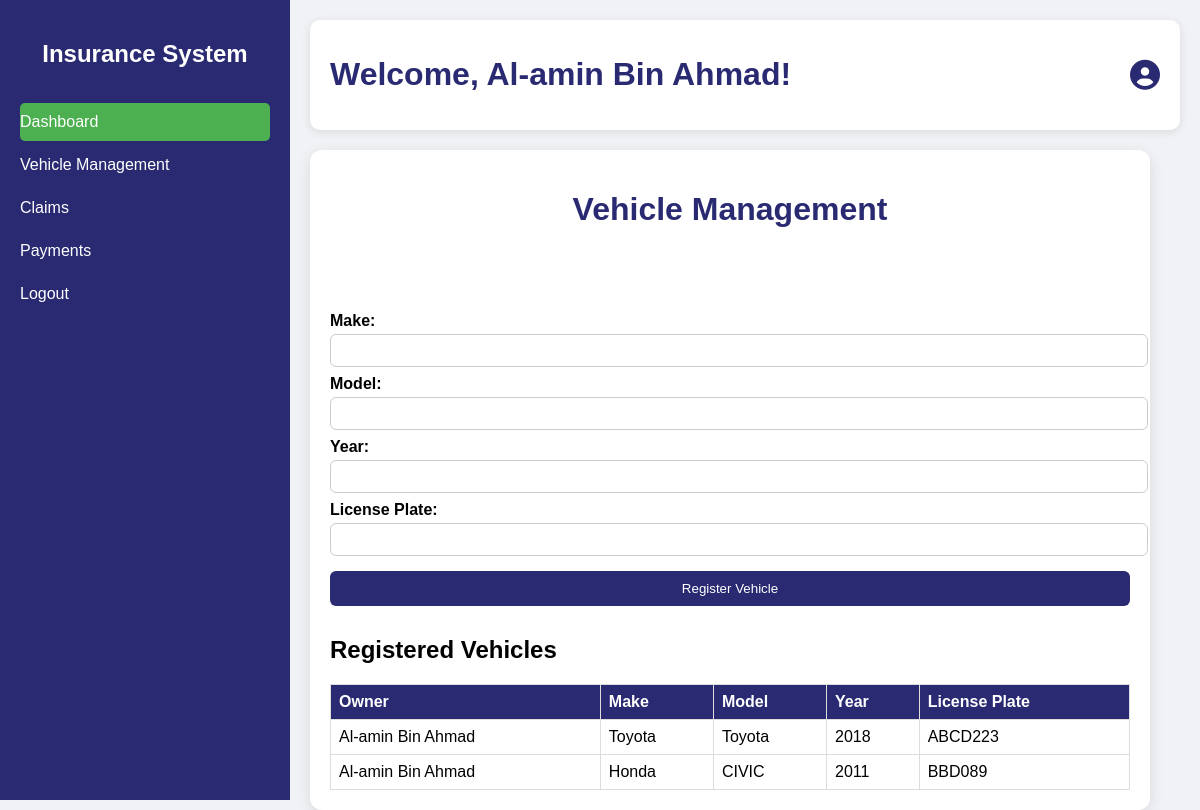
The app's page /vehicle/ (signed in) with its own data.
### CIApp/models.py (models this page shows, shortened)
class Vehicle(models.Model):
    owner = models.ForeignKey(User, on_delete=models.CASCADE)
    make = models.CharField(max_length=100)
    model = models.CharField(max_length=100)
    year = models.PositiveIntegerField()
    license_plate = models.CharField(max_length=20, unique=True)

### CIApp/views.py (the view, shortened to what this page needs)
# urls.py: path('vehicle/', views.vehicle, name="vehicle"),
@login_required(login_url='/login')
def vehicle(request):
    current_user = request.user
    vehicles =  Vehicle.objects.all()
    user_vehicles = Vehicle.objects.filter(owner=request.user)
    users = User.objects.filter(is_superuser=False)
    context = {
        'vehicles': vehicles,
        "user": current_user,
        "users": users,
        "user_vehicles": user_vehicles
    }
    return render(request, 'vehicles.html', context)

### templates/vehicles.html (shortened to what this page needs)
{% extends "base.html" %}
{% load static %}
{% block Css %}
<link rel="stylesheet" href="{% static 'css/vehicle.css' %}">
<link rel="stylesheet" href="{% static 'css/error-success.css' %}">
{% endblock %}
{% block content %}
<div class="vehicle-container">
    <header>
        <h1>Vehicle Management</h1>
    </header>
    <br><br><br>
    <form method="POST" class="vehicle-form" id="addVehicle">
        <label for="make">Make:</label>
        <input type="text" id="make" name="make" required>
        <label for="model">Model:</label>
        <input type="text" id="model" name="model" required>
        <label for="year">Year:</label>
        <input type="number" id="year" name="year" min="1900" max="2025" required>
        <label for="license_plate">License Plate:</label>
        <input type="text" id="license_plate" name="license_plate" required>
        <button type="submit" class="btn-submit">Register Vehicle</button>
    </form>
    {% if user.is_superuser %}
    <div class="vehicle-list">
        <h2>Registered Vehicles</h2>
        <table>
            <thead>
                <tr>
                    <th>Owner</th>
                    <th>Make</th>
                    <th>Model</th>
                    <th>Year</th>
                    <th>License Plate</th>
                </tr>
            </thead>
            <tbody>
                {% if vehicles %}
                {% for vehicle in vehicles %}
                <tr>
                    <td>{{vehicle.owner.first_name}}</td>
                    <td>{{vehicle.make}}</td>
                    <td>{{vehicle.model}}</td>
                    <td>{{vehicle.year}}</td>
                    <td>{{vehicle.license_plate}}</td>
                </tr>
                {% endfor %}
                {% else %}
                <tr>
                    <td>No data</td>
                    <td>No data</td>
                    <td>No data</td>
                    <td>No data</td>
                    <td>No data</td>
                </tr>
                {% endif %}
            </tbody>
        </table>
    </div>
    {% else %}
    <div class="vehicle-list">
        <h2>Registered Vehicles</h2>
        <table>
            <thead>
                <tr>
                    <th>Owner</th>
                    <th>Make</th>
                    <th>Model</th>
                    <th>Year</th>
                    <th>License Plate</th>
                </tr>
            </thead>
            <tbody>
                {% if user_vehicles %}
                {% for vehicle in user_vehicles %}
                <tr>
                    <td>{{vehicle.owner.first_name}}</td>
                    <td>{{vehicle.make}}</td>
                    <td>{{vehicle.model}}</td>
                    <td>{{vehicle.year}}</td>
                    <td>{{vehicle.license_plate}}</td>
                </tr>
                {% endfor %}
                {% endif %}
            </tbody>
        </table>
    </div>
    {% endif %}
</div>
{% endblock %}

### templates/base.html (shortened to what this page needs)
{% load static %}
<!DOCTYPE html>
<html lang="en">
<head>
    <link rel="stylesheet" href="{% static 'css/dash.css' %}">
    <link rel="stylesheet" href="{% static 'fontawesome-free/css/all.min.css' %}">
    {% block Css %}{% endblock %}
</head>
<body>
    <div class="dashboard-container">
        <aside class="sidebar">
            <h2>Insurance System</h2>
            <nav>
                <a href="/dash/" class="active">Dashboard</a>
                <a href="/vehicle/">Vehicle Management</a>
                <a href="/claims/">Claims</a>
                <a href="/view-payments/">Payments</a>
                <a href="/logout/">Logout</a>
            </nav>
        </aside>
        <main class="main-content">
            <header class="dashboard-header">
                {% if not user.is_superuser %}
                <h1>Welcome, {{user.first_name}}!</h1>
                {% else %}
                <h1>Welcome, {{user.email}}!</h1>
                {% endif %}
                <div class="user-info">
                    <i class="fa fa-user-circle" style="font-size: 30px;"></i>
                </div>
            </header>
            {% block content %}{% endblock %}
        </main>
    </div>
</body>
</html>

### static/css/dash.css (style rules this page uses)
body { display: flex; height: 100vh; margin: 0; font-family: Arial, sans-serif; background-color: #f0f2f5; }
.dashboard-container { display: flex; width: 100%; }
.sidebar { width: 250px; background-color: #2A2A72; color: #fff; display: flex; flex-direction: column; padding: 20px; }
.sidebar h2 { text-align: center; margin-bottom: 30px; }
.sidebar nav a { display: block; color: #fff; text-decoration: none; padding: 10px 0; margin: 5px 0; border-radius: 5px; transition: background 0.3s ease; }
.sidebar nav a.active, .sidebar nav a:hover { background-color: #4CAF50; }
.main-content { flex: 1; padding: 20px; }
.dashboard-header { display: flex; justify-content: space-between; align-items: center; background-color: #fff; padding: 15px 20px; border-radius: 10px; box-shadow: 0 2px 10px rgba(0, 0, 0, 0.1); margin-bottom: 20px; }

### static/css/vehicle.css (style rules this page uses)
.vehicle-container { background-color: #fff; border-radius: 12px; box-shadow: 0 4px 15px rgba(0, 0, 0, 0.1); width: 100%; max-width: 800px; padding: 20px; }
header { text-align: center; color: #2A2A72; margin-bottom: 20px; }
.vehicle-form label { display: block; margin: 8px 0 4px; font-weight: bold; }
.vehicle-form input, .vehicle-form select { width: 100%; padding: 8px; border: 1px solid #ccc; border-radius: 6px; outline: none; }
.btn-submit { background-color: #2A2A72; color: #fff; border: none; border-radius: 6px; padding: 10px 15px; width: 100%; cursor: pointer; margin-top: 15px; }
.vehicle-list { margin-top: 30px; }
.vehicle-list table { width: 100%; border-collapse: collapse; }
.vehicle-list th, .vehicle-list td { border: 1px solid #ddd; padding: 8px; text-align: left; }
.vehicle-list th { background-color: #2A2A72; color: #fff; }

### records on screen
Vehicle: owner.first_name "Al-amin Bin Ahmad", make "Toyota", model "Toyota", year "2018", license_plate "ABCD223"
Vehicle: owner.first_name "Al-amin Bin Ahmad", make "Honda", model "CIVIC", year "2011", license_plate "BBD089"

### other values on screen
{{ user.first_name }} "Al-amin Bin Ahmad"
